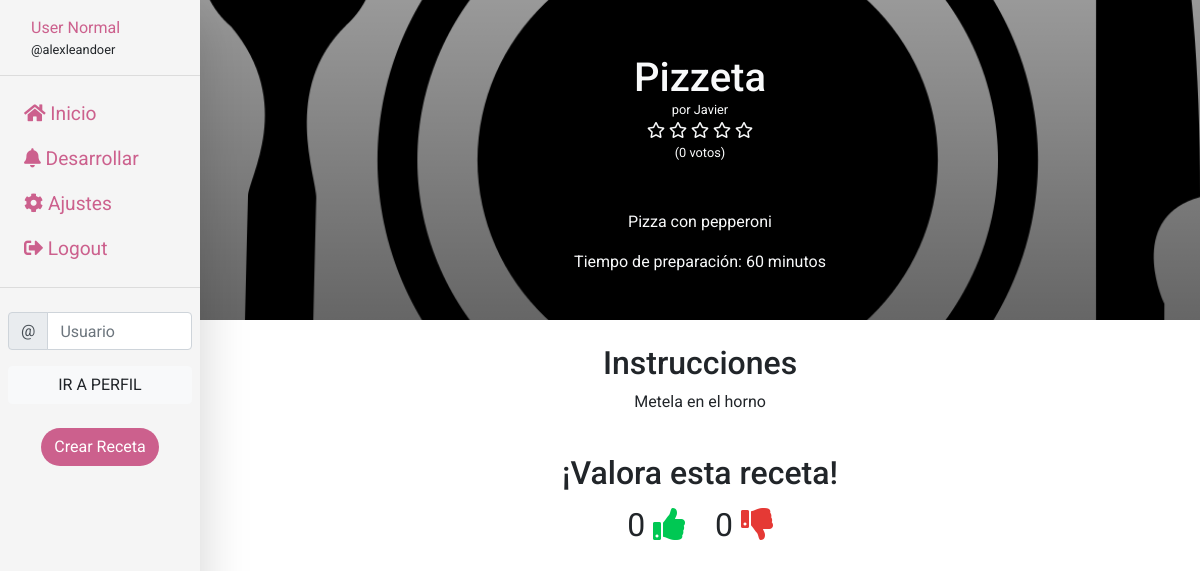
Page /admin/1 (signed in) on the committed database.
### base/models.py (models this page shows, shortened)
class Profile(models.Model):
    class Meta:
        verbose_name = u'Perfil de Usuario'
        verbose_name_plural = u'Perfiles de Usuarios'
    user = models.OneToOneField(User, verbose_name=u'Usuario asociado', on_delete=models.CASCADE)
    display_name = models.CharField(verbose_name=u'Nombre', max_length=15)
    bio = models.TextField(verbose_name=u'Biografía', max_length=256, blank=True)
    followers = models.ManyToManyField('self', verbose_name=u'Seguidores', related_name='Seguidores', blank=True, symmetrical=False)
    followed = models.ManyToManyField('self', verbose_name=u'Seguidos', related_name='Seguidos', blank=True, symmetrical=False)
    image = models.ImageField(upload_to='media_files/profile_image', default='media_files/profile_image/no-image.png')

class Recipe(models.Model):
    class Meta:
        verbose_name = u'Receta'
        verbose_name_plural = u'Recetas'
        ordering = ['-created_at']
    author = models.ForeignKey(Profile, verbose_name=u'Autor', on_delete=models.CASCADE)
    created_at = models.DateTimeField(verbose_name=u'Fecha de creación', auto_now_add=True)
    image = models.ImageField(upload_to='media_files/recipe_images', default='media_files/recipe_images/no-image.png')
    name = models.CharField(verbose_name=u'Nombre', max_length=20)
    description = models.TextField(verbose_name=u'Descripción', max_length=256)
    cooking_time = models.PositiveIntegerField(verbose_name=u'Tiempo de elaboración (minutos)')
    votes_up = models.PositiveIntegerField(verbose_name=u'Votos positivos', default=0)
    votes_down = models.PositiveIntegerField(verbose_name=u'Votos negativos', default=0)
    voters = models.ManyToManyField('Profile', verbose_name=u'Usuarios que han votado', related_name='Usuarios_que_han_votado', blank=True)
    instructions = models.TextField(verbose_name=u'Instrucciones')
    def get_rating(self):
        total_votes = self.votes_up + self.votes_down
        if total_votes != 0:
            rating = round((self.votes_up / total_votes) * 5)
        else:
            rating = 0
        return rating

### home/views.py (the view)
# urls.py: path('<str:username>/<int:recipe_id>', views.view_recipe, name='view_recipe'),
def view_recipe(request, username, recipe_id):
    user = User.objects.get(username=username)
    recipe = user.profile.recipe_set.get(pk=recipe_id)
    total_votes = recipe.votes_up + recipe.votes_down
    if (recipe.author == request.user.profile):
        is_own = True
    else:
        is_own = False
    if recipe.voters.filter(user = request.user).exists():
        has_voted = True
    else:
        has_voted = False
    replacements = {
        'profile': user.profile,
        'recipe': recipe,
        'has_voted': has_voted,
        'is_own': is_own,
        'total_votes': total_votes,
    }
    return render(request, 'recipes/view_recipe.html', replacements)

### base/templates/recipes/view_recipe.html (shortened to what this page needs)
{% extends "base/dashboard.html" %}
{% load static %}
{% block contenido %}
<div class="container-fluid">
    <div class="row justify-content-center align-items-center flex-column text-light py-4" style="min-height: 40vh; background: linear-gradient( rgba(0, 0, 0, 0.4), rgba(0, 0, 0, 0.6) ), url('{{recipe.image.url}}'); background-size: cover; background-position: center;">
        <h1 class="mt-2">{{recipe.name}}</h1>
        <small style="margin-top: -10px">por <a class="text-reset" href="{% url 'home:view-profile' username=recipe.author.user.username %}">{{recipe.author.display_name}}</a></small>
        <div>
            {% with score=recipe.get_rating %}
            {% if score > 0 %}
                <i class="fas fa-star"></i>
            {% else %}
                <i class="far fa-star"></i>
            {% endif %}
            {% if score > 1 %}
                <i class="fas fa-star"></i>
            {% else %}
                <i class="far fa-star"></i>
            {% endif %}
            {% if score > 2 %}
                <i class="fas fa-star"></i>
            {% else %}
                <i class="far fa-star"></i>
            {% endif %}
            {% if score > 3 %}
                <i class="fas fa-star"></i>
            {% else %}
                <i class="far fa-star"></i>
            {% endif %}
            {% if score > 4 %}
                <i class="fas fa-star"></i>
            {% else %}
                <i class="far fa-star"></i>
            {% endif %}
            {% endwith %}
        </div>
        <span class="mx-auto" style="font-size: 0.8rem;">({{total_votes}} votos)</span>
        <p class="mt-5 w-75 text-center">{{recipe.description}}</p>
        <span class=" text-center">Tiempo de preparación: {{recipe.cooking_time}} minutos</span>
    </div>
    <div class="row mt-4">
        <div class="container">
            <div class="row justify-content-center">
                <h2>Instrucciones</h2>
            </div>
            <div class="row justify-content-center px-2">
                <p>{{recipe.instructions | linebreaks}}</p>
            </div>
        </div>
    </div>
    {% if not is_own %}
    <div class="row justify-content-center">
        <h2 class="mt-4 w-100 text-center">¡Valora esta receta!</h2>
        {% if not has_voted %}
            <div class="col-4 text-right" style="font-size: 2rem;">
                {{recipe.votes_up}} <a onclick="sendVote('{{recipe.id}}', true)"><i class="fas fa-thumbs-up" style="color: #00c853;"></i></a>
            </div>
            <div class="col-4 text-left" style="font-size: 2rem;">
                {{recipe.votes_down}} <a onclick="sendVote('{{recipe.id}}', false)"><i class="fas fa-thumbs-down" style="color: #e53935; "></i></a>
            </div>
        {% else %}
            <div class="col-6 text-center" style="font-size: 1.2rem;">
                ¡Gracias por haber votado!
            </div>
        {% endif %}
    </div>
    {% endif %}
</div>
{% endblock %}

### base/templates/base/dashboard.html (shortened to what this page needs)
{% extends "base/base.html" %}
{% load static %}
{% block custom-css %}
	<link rel='stylesheet' type='text/css' media='screen' href="{% static 'home/feed.css' %}">
{% endblock %}
{% block body %}
<div class="container-fluid">
    <div class="row" style="height:100vh">
        <nav class="col-md-3 col-lg-2 md-hide shadow-lg h-100" style="padding: 0; z-index: 10; background-color: #f5f5f5">
            <div class="container mt-3">
                <div class="row pl-3">
                    <div class="col-lg-8 col-md-12">
                        <div class="container">
                            <div class="row">
                                <a href="{% url 'home:view-profile' username=request.user.username %}">{{request.user.profile.display_name}}</a>
                            </div>
                            <div class="row">
                                <small>@{{request.user.username}}</small>
                            </div>
                        </div>
                    </div>
                </div>
            </div>
            <hr>
            <nav class="nav flex-column ml-2" style="font-size: 1.2rem;">
                <a class="nav-link active" href="{% url 'home:show-feed' %}"><i class="fas fa-home"></i> Inicio</a>
                <a class="nav-link" href="#"><i class="fas fa-bell"></i> Desarrollar</a>
                <a class="nav-link" href="{% url 'home:edit-profile' %}"><i class="fas fa-cog"></i> Ajustes</a>
                <a class="nav-link" href="{% url 'home:custom-logout' %}"><i class="fas fa-sign-out-alt"></i> Logout</a>
            </nav>
            <hr>
            <div class="d-flex px-2 justify-content-center mt-4 w-100">
                <div clas="col-12">
                    <div class="container">
                        <div class="row">
                            <div class="input-group">
                                <div class="input-group-prepend">
                                    <span class="input-group-text">@</span>
                                </div>
                                <input type="text" class="form-control" id="search-username" placeholder="Usuario">
                            </div>
                        </div>
                    </div>
                    <button onclick="buscarUsuario()" type="button" class="w-100 btn btn-light mt-3">IR A PERFIL</button>
                </div>
            </div>
            <div class="row mt-4 justify-content-center">
                <a class="btn btn-crear" href="{% url 'home:new-recipe' %}">Crear Receta</a>
            </div>
        </nav>
        <div class="col-md-9 col-lg-10 col-12 p-0 w-100 contenido">
            {% block contenido %}
            {% endblock %}
        </div>
    </div>
</div>
{% endblock %}

### home/static/home/feed.css (style rules this page uses)
a { text-decoration: none !important; color: #CC608D !important; transition: 0.2s; }
body { font-family: 'Roboto', sans-serif !important; }
.contenido { height: 100vh; overflow: auto; }
.btn-crear { color: white !important; border-radius: 50px !important; background-color: #CC608D !important; transition: 0.2s; }

### rows in the picture
Recipe: image (placeholder picture), name "Pizzeta", author.display_name "Javier", description "Pizza con pepperoni", cooking_time "60", instructions "Metela en el horno", votes_up "0", votes_down "0"

### other values in the picture
{{ request.user.profile.display_name }} "User Normal"
{{ request.user.username }} "alexleandoer"
{{ total_votes }} "0"
